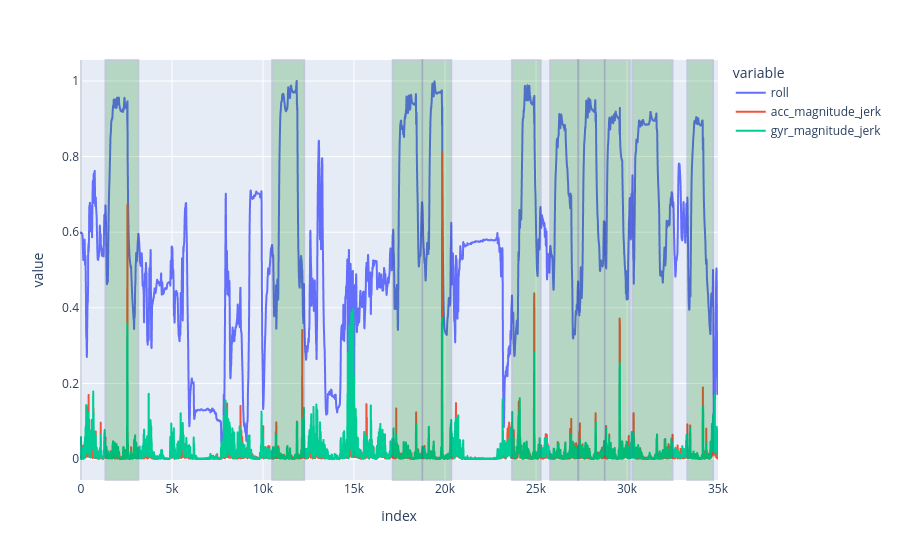

The cell this chart's notebook holds for it:
### Markdown cell above
# Przetworzone dane z przypisanymi etykietam.
    Zostały stworzone nowe kolumny pozwalając na lepsze obserwacje sygnału

### Code cell
stop_idx= 35000
fig = px.line(scaled_df.loc[:stop_idx,['roll','acc_magnitude_jerk','gyr_magnitude_jerk']])
lables_segments = combined_prepared_labels.groupby('label_id').agg(label=('label','first'),start_idx = ('start_idx','min'),stop_idx=('end_idx','max'))

for _,segment in lables_segments.iterrows():
    if stop_idx < segment['stop_idx']:
        break
    fig.add_vrect(x0=segment['start_idx'],x1=segment['stop_idx'],fillcolor='green',opacity=0.2)
fig

### Figure 1 — Plotly figure (JSON) as saved in the notebook; plotly's stock layout.template omitted (floating-point values rounded to 4 significant figures; data arrays with more than 128 entries replaced by an {"elided": "..."} marker saying what was removed)
{"data": [{"hovertemplate": "variable=roll<br>index=%{x}<br>value=%{y}<extra></extra>", "legendgroup": "roll", "line": {"color": "#636efa", "dash": "solid"}, "marker": {"symbol": "circle"}, "mode": "lines", "name": "roll", "showlegend": true, "type": "scattergl", "x": {"elided": "35001 int values"}, "xaxis": "x", "y": {"elided": "35001 float values"}, "yaxis": "y"}, {"hovertemplate": "variable=acc_magnitude_jerk<br>index=%{x}<br>value=%{y}<extra></extra>", "legendgroup": "acc_magnitude_jerk", "line": {"color": "#EF553B", "dash": "solid"}, "marker": {"symbol": "circle"}, "mode": "lines", "name": "acc_magnitude_jerk", "showlegend": true, "type": "scattergl", "x": {"elided": "35001 int values"}, "xaxis": "x", "y": {"elided": "35001 float values"}, "yaxis": "y"}, {"hovertemplate": "variable=gyr_magnitude_jerk<br>index=%{x}<br>value=%{y}<extra></extra>", "legendgroup": "gyr_magnitude_jerk", "line": {"color": "#00cc96", "dash": "solid"}, "marker": {"symbol": "circle"}, "mode": "lines", "name": "gyr_magnitude_jerk", "showlegend": true, "type": "scattergl", "x": {"elided": "35001 int values"}, "xaxis": "x", "y": {"elided": "35001 float values"}, "yaxis": "y"}], "layout": {"legend": {"title": {"text": "variable"}, "tracegroupgap": 0}, "margin": {"t": 60}, "shapes": [{"fillcolor": "green", "opacity": 0.2, "type": "rect", "x0": 0, "x1": 0, "xref": "x", "y0": 0, "y1": 1, "yref": "y domain"}, {"fillcolor": "green", "opacity": 0.2, "type": "rect", "x0": 1347, "x1": 3147, "xref": "x", "y0": 0, "y1": 1, "yref": "y domain"}, {"fillcolor": "green", "opacity": 0.2, "type": "rect", "x0": 10508, "x1": 12262, "xref": "x", "y0": 0, "y1": 1, "yref": "y domain"}, {"fillcolor": "green", "opacity": 0.2, "type": "rect", "x0": 17128, "x1": 18745, "xref": "x", "y0": 0, "y1": 1, "yref": "y domain"}, {"fillcolor": "green", "opacity": 0.2, "type": "rect", "x0": 18769, "x1": 20342, "xref": "x", "y0": 0, "y1": 1, "yref": "y domain"}, {"fillcolor": "green", "opacity": 0.2, "type": "rect", "x0": 23689, "x1": 25255, "xref": "x", "y0": 0, "y1": 1, "yref": "y domain"}, {"fillcolor": "green", "opacity": 0.2, "type": "rect", "x0": 25780, "x1": 27322, "xref": "x", "y0": 0, "y1": 1, "yref": "y domain"}, {"fillcolor": "green", "opacity": 0.2, "type": "rect", "x0": 27321, "x1": 28760, "xref": "x", "y0": 0, "y1": 1, "yref": "y domain"}, {"fillcolor": "green", "opacity": 0.2, "type": "rect", "x0": 28784, "x1": 30153, "xref": "x", "y0": 0, "y1": 1, "yref": "y domain"}, {"fillcolor": "green", "opacity": 0.2, "type": "rect", "x0": 30298, "x1": 32500, "xref": "x", "y0": 0, "y1": 1, "yref": "y domain"}, {"fillcolor": "green", "opacity": 0.2, "type": "rect", "x0": 33317, "x1": 34728, "xref": "x", "y0": 0, "y1": 1, "yref": "y domain"}], "xaxis": {"anchor": "y", "domain": [0, 1], "title": {"text": "index"}}, "yaxis": {"anchor": "x", "domain": [0, 1], "title": {"text": "value"}}}}
